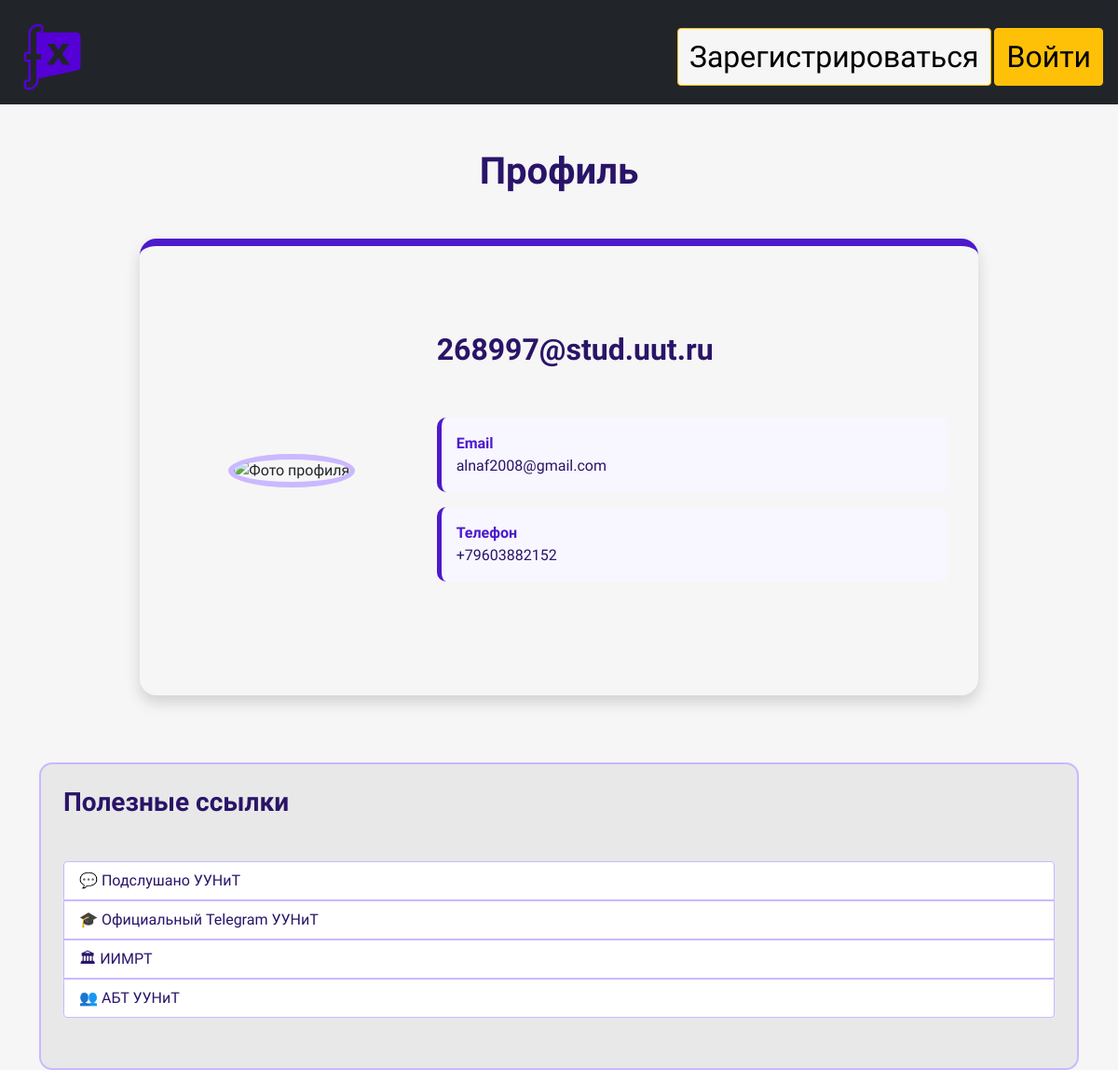
The app's page /profile/10 with its own data.
### data/user.py (models this page shows, shortened)
class Users(SqlAlchemyBase, UserMixin, SerializerMixin):  # модель для работы с таблицей users
    __tablename__ = 'users'
    id = sqlalchemy.Column(sqlalchemy.Integer,
                           primary_key=True, autoincrement=True)
    login = sqlalchemy.Column(sqlalchemy.String, nullable=True, unique=True)
    email = sqlalchemy.Column(sqlalchemy.String,
                              index=True, unique=True, nullable=True)
    photo = sqlalchemy.Column(sqlalchemy.String, nullable=True)
    phone_number = sqlalchemy.Column(sqlalchemy.String, nullable=True)
    hashed_password = sqlalchemy.Column(sqlalchemy.String, nullable=True)
    created_date = sqlalchemy.Column(sqlalchemy.DateTime,
                                     default=datetime.datetime.now)

### main.py (the view)
@app.route('/profile/<int:id>')  # обработчик профиля пользователя
def profile(id):
    session = db_session.create_session()
    user = session.query(Users).filter(Users.id == id).first()
    photo = session.query(Users).all()
    return render_template('profile.html', title='Профиль', user=user, photos=photo,
                           css1=url_for('static', filename='css/style_profile.css'))

### data/db_session.py (called while the page is built)
def create_session() -> Session:
    global __factory
    return __factory()

### templates/profile.html (shortened to what this page needs)
{% extends "base.html" %}
{% block styles %}
<link rel="stylesheet"
      href="{{ url_for('static', filename='css/style_profile.css') }}">
{% endblock %}
{% block content %}
<div class="container py-5">
    <h1 class="text-center profile-title mb-5">
        Профиль
    </h1>
    <div class="profile-card mx-auto shadow">
        <div class="row align-items-center g-4">
            <div class="col-md-4 text-center">
                <img
                    class="profile-image"
                    src="/{{ user.photo }}"
                    alt="Фото профиля">
            </div>
            <div class="col-md-8">
                <h2 class="username">
                    {{ user.login }}
                </h2>
                <div class="profile-info mt-4">
                    <div class="info-item">
                        <strong>Email</strong><br>
                        {{ user.email }}
                    </div>
                    <div class="info-item">
                        <strong>Телефон</strong><br>
                        +{{ user.phone_number }}
                    </div>
                </div>
            </div>
        </div>
    </div>
</div>
<div class="links-card mt-4">
    <h3>Полезные ссылки</h3>
    <div class="list-group">
        <a href="https://t.me/uunit_overhear"
           target="_blank"
           class="list-group-item list-group-item-action">
            💬 Подслушано УУНиТ
        </a>
        <a href="https://t.me/uustufa"
           target="_blank"
           class="list-group-item list-group-item-action">
            🎓 Официальный Telegram УУНиТ
        </a>
        <a href="https://t.me/uustiimrt"
           target="_blank"
           class="list-group-item list-group-item-action">
            🏛 ИИМРТ
        </a>
        <a href="https://t.me/abtuunit"
           target="_blank"
           class="list-group-item list-group-item-action">
            👥 АБТ УУНиТ
        </a>
    </div>
</div>
{% endblock %}

### static/css/style.css (style rules this page uses)
* { box-sizing: border-box; }
:root { --back-color: #f6f6f6; }
body { margin: 0; background-color: var(--back-color); font-family: 'Golos Text', sans-serif; }
div { padding: 30px 0 }

### static/css/style_profile.css (style rules this page uses)
.profile-title { color:#2A1468; font-weight:700; }
.profile-card { max-width:900px; background:var(--back-color); border-radius:18px; border-top:8px solid #4D19CC; padding:2rem; }
.profile-image { width:220px; height:220px; object-fit:cover; border-radius:50%; border:6px solid #CBB8FF; background:var(--back-color); }
.username { color:#2A1468; font-weight:700; }
.profile-info { display:flex; flex-direction:column; gap:1rem; }
.info-item { background:#F8F6FF; border-left:5px solid #4D19CC; border-radius:10px; padding:1rem; color:#2A1468; }
.info-item strong { color:#4D19CC; }
.links-card { margin-top: 2rem; background: #e8e8e8; border: 2px solid #cbb8ff; border-radius: 14px; padding: 1.5rem; }
.links-card h3 { color: #2a1468; font-weight: 700; margin-bottom: 1rem; }
.links-card .list-group-item { background: #ffffff; border: 1px solid #cbb8ff; color: #2a1468; font-weight: 500; transition: .2s; }

### records on screen
Users: login "268997@stud.uut.ru", email "alnaf2008@gmail.com", phone_number "79603882152"
